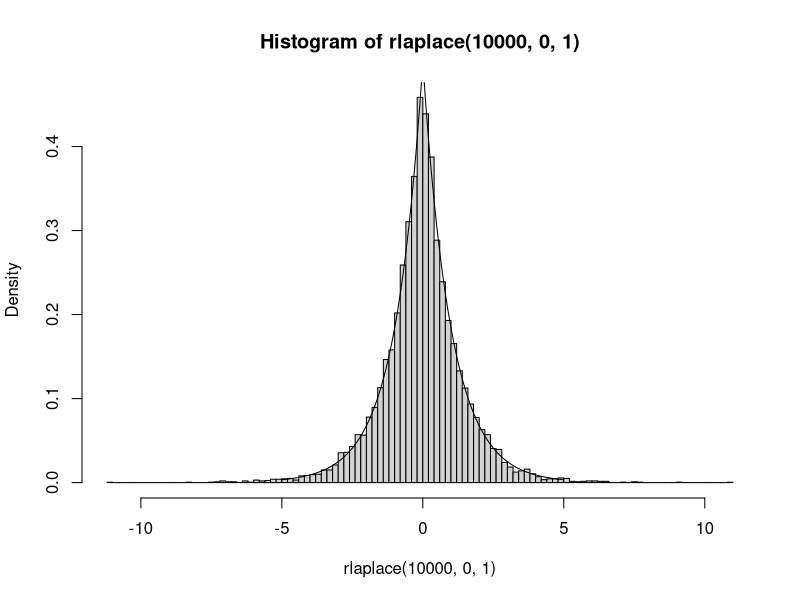
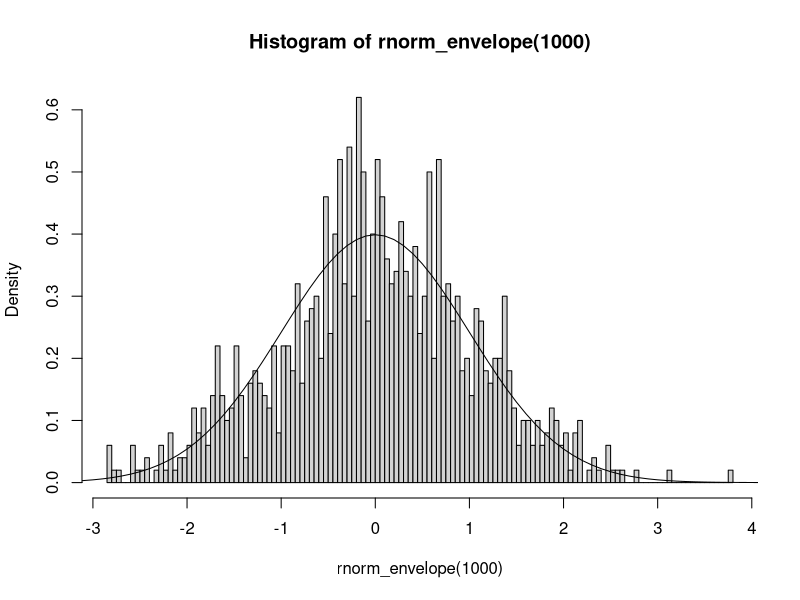

Generate these figures, in order, with R:
## ---- chunk 1
# Inverse CDF formula from
# https://en.wikipedia.org/wiki/Laplace_distribution

# Generate laplace variates using inverse cumulative distribution function
rlaplace <- function(n=1, location=0, scale=1){
  output_vector <- c()
  u <- runif(n)
  for (i in 1:n){
    inverse_F <- location - scale*sign(u[i] - 0.5)*log(1-2*abs(u[i]-0.5))
    output_vector <- c(output_vector, inverse_F)
  }
  return(output_vector)
}

dlaplace <- function(x, location, scale){
  (scale / 2) * exp(-scale*abs(x-location))
}
## ---- chunk 2
hist(rlaplace(10000, 0, 1), breaks=100, freq = F)
points(x = seq(-5, 5, 0.1), y=dlaplace(seq(-5, 5, 0.1), 0, 1), type="l")
## ---- chunk 3
# Generate standard normal variates using rejection sampling
rnorm_envelope <- function(n=1){ #mean=0, sd=1
  output_vector <- c()
  for (i in 1:n){
    repeat{
      u <- runif(1, 0, 1)
      Y <- rlaplace(1, 0, 1)
      ratio <- dnorm(Y) / dlaplace(Y, 0, 1)
      if(u <= ratio){output_vector <- c(output_vector, Y);break}
    }
  }
  return(output_vector)
}

# TO DO
# Select an appropriate "a" and insert in the code

# TEST
hist(rnorm_envelope(1000), breaks=100, freq = F)
points(x = seq(-5, 5, 0.1), y=dnorm(seq(-5, 5, 0.1), 0, 1), type="l")
